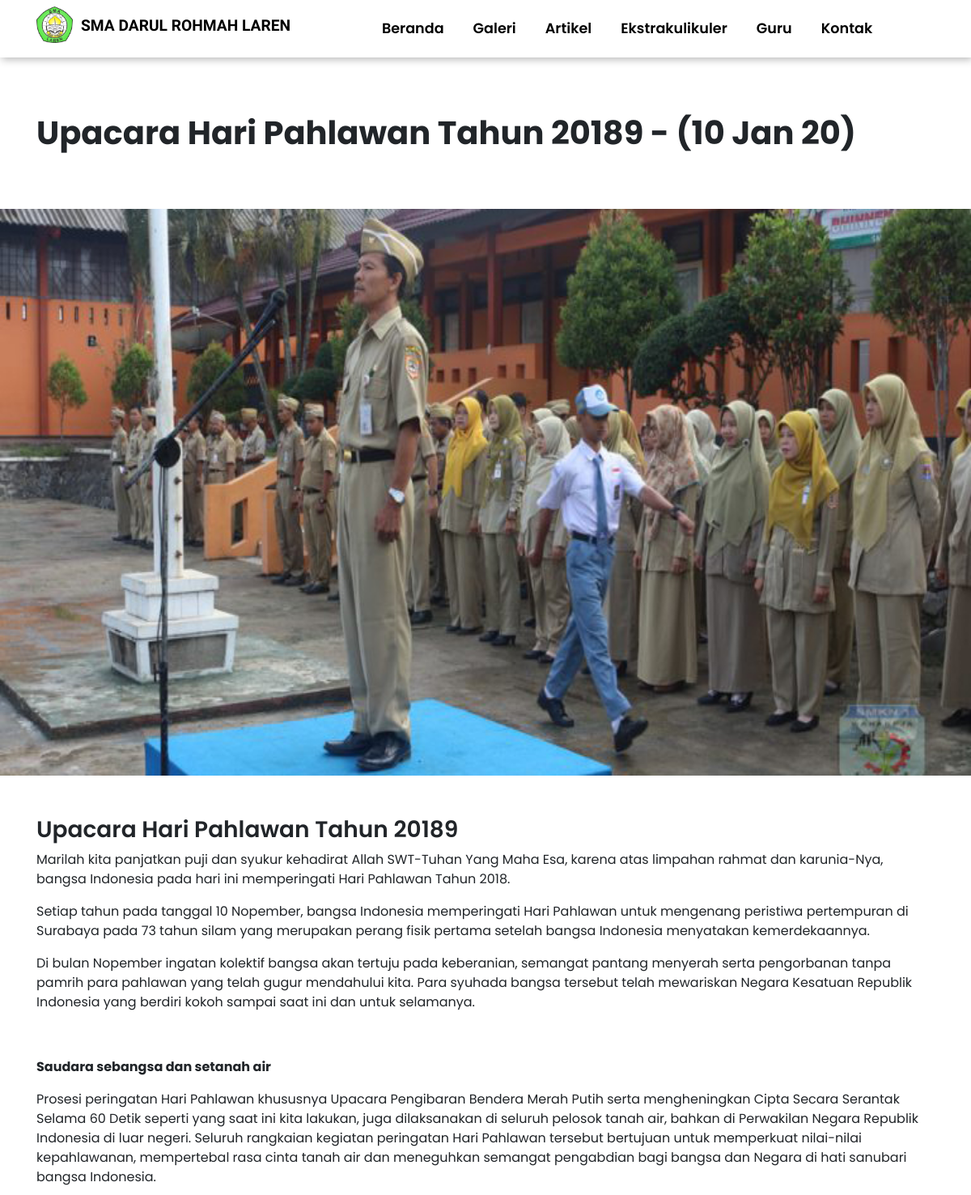
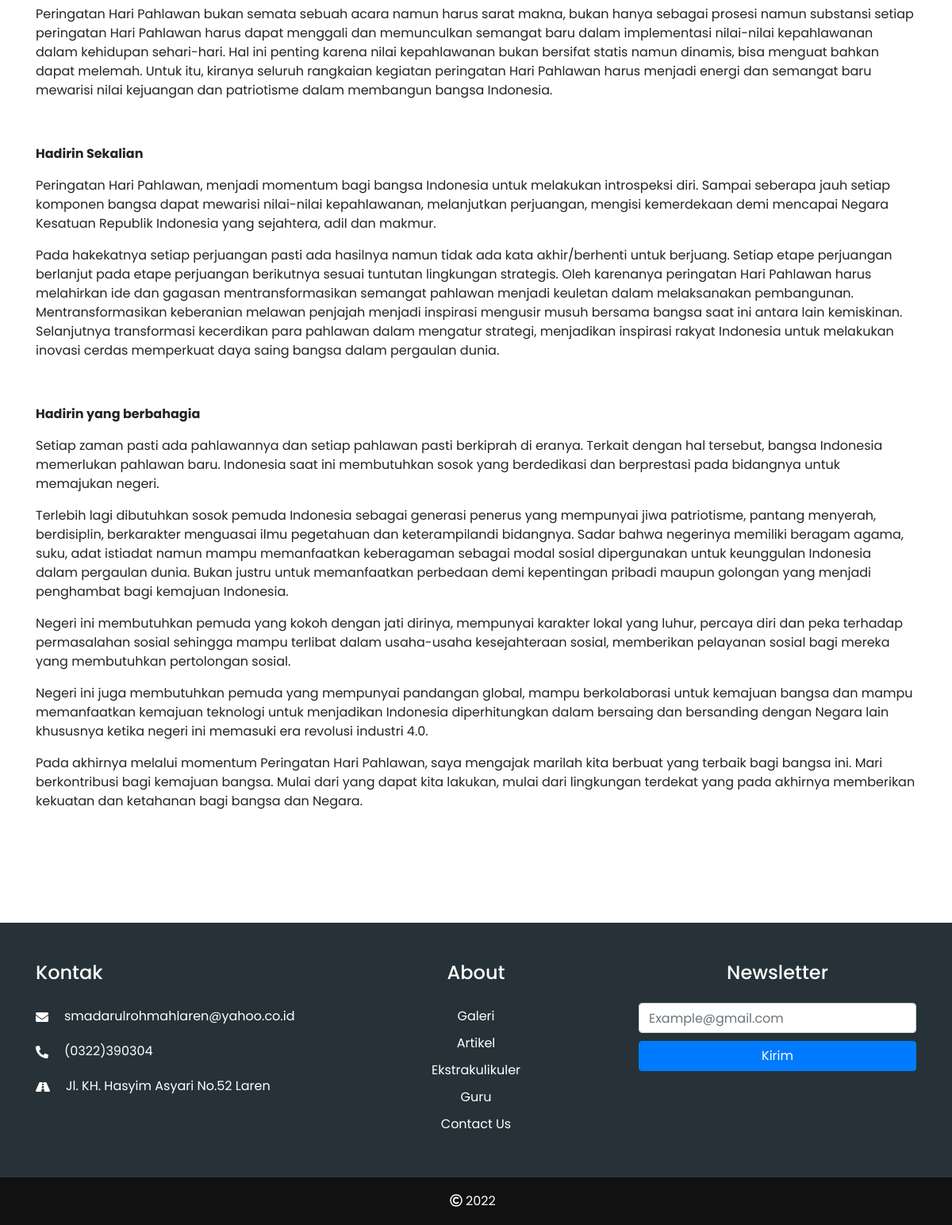
Page /detail_artikel.php?id=12 on the committed database (2 pictures, top to bottom).
### tables this page shows
CREATE TABLE `tbl_artikel` (
  `id` int(11) NOT NULL,
  `judul` varchar(255) DEFAULT NULL,
  `isi` text DEFAULT NULL,
  `tanggal` date DEFAULT NULL,
  `foto` varchar(100) DEFAULT NULL,
  `id_kategori` int(11) DEFAULT NULL
);

### detail_artikel.php (the view, shortened to what this page needs)
<?php
require_once 'koneksi.php';
$id = $_GET['id'];
$query = mysqli_query($koneksi, "SELECT * FROM tbl_artikel WHERE id = $id");
$artikel = mysqli_fetch_assoc($query);
?>
<!DOCTYPE html>
<html lang="en">
<head>
	<link rel="stylesheet" href="css/style.css">
	<link rel="stylesheet" href="https://cdnjs.cloudflare.com/ajax/libs/font-awesome/5.15.3/css/all.min.css" />
	<link rel="stylesheet" href="https://cdn.jsdelivr.net/npm/bootstrap@4.6.0/dist/css/bootstrap.min.css">
	<link rel="stylesheet" href="https://cdnjs.cloudflare.com/ajax/libs/lightslider/1.1.6/css/lightslider.css" />
</head>
<body>
	<?php require_once 'navbar.php'; ?>
	<div class="container detailArtikel">
		<h2><?= $artikel['judul'] ?> - (<?= date('d M y', strtotime($artikel['tanggal'])) ?>)</h2>
	</div>
	<img src="images/artikel/<?= $artikel['foto'] ?>" alt="Foto Artikel" class="imgArtikel">
	<div class="container mainDetailArtikel">
		<div class="row">
			<div class="col-md-12">
				<h3><?= $artikel['judul'] ?></h3>
				<?= $artikel['isi'] ?>
			</div>
		</div>
	</div>
	<div class="footer">
		<div class="container">
			<div class="row">
				<div class="col-md-4">
					<h4 class="my-4 text-white text-centzer">Kontak</h4>
					<div class="footerContactUs">
						<div class="perFooterContactUs">
							<i class="fas text-white fa-envelope"></i>
							<p class="text-white">smadarulrohmahlaren@yahoo.co.id</p>
						</div>
						<div class="perFooterContactUs">
							<i class="fas text-white fa-phone-alt"></i>
							<p class="text-white">(0322)390304</p>
						</div>
						<div class="perFooterContactUs">
							<i class="fas text-white fa-road"></i>
							<p class="text-white">Jl. KH. Hasyim Asyari No.52 Laren</p>
						</div>
					</div>
				</div>
				<div class="col-md-4">
					<h4 class="my-4 text-center text-white">About</h4>
					<div class="footerAbout">
						<a href="galeri.php" class="text-white">Galeri</a>
						<a href="artikel.php" class="text-white">Artikel</a>
						<a href="ekskul.php" class="text-white">Ekstrakulikuler</a>
						<a href="guru.php" class="text-white">Guru</a>
						<a href="kontak.php" class="text-white">Contact Us</a>
					</div>
				</div>
				<div class="col-md-4 text-center">
					<h4 class="my-4 text-white">Newsletter</h4>
					<form>
						<div class="form-group">
							<input class="form-control" type="search" placeholder="Example@gmail.com" aria-label="Search" />
							<button class="btn btn-primary btn-newsletter" type="submit">Kirim</button>
						</div>
					</form>
				</div>
			</div>
		</div>
	</div>
	<div class="footerCopyright text-white">
		<p><i class="far fa-copyright"></i> 2022 &nbsp; </p>
	</div>
</body>
</html>

### css/style.css (style rules this page uses)
*, *::before, *::after { font-family: 'Poppins', sans-serif; -webkit-box-sizing: border-box; box-sizing: border-box; }
body { position: relative; }
.footer { background-color: #263238; padding-top: 25px; padding-bottom: 50px; margin-top: 125px; }
.footerContactUs { display: -webkit-box; display: -ms-flexbox; display: flex; -webkit-box-orient: vertical; -webkit-box-direction: normal; -ms-flex-direction: column; flex-direction: column; }
.footerContactUs .perFooterContactUs { display: -webkit-box; display: -ms-flexbox; display: flex; margin: 10px 0; }
.footerContactUs .perFooterContactUs p { margin: 0 0 0 20px; -webkit-transform: translateY(-5px); transform: translateY(-5px); }
.footerAbout { display: -webkit-box; display: -ms-flexbox; display: flex; -webkit-box-orient: vertical; -webkit-box-direction: normal; -ms-flex-direction: column; flex-direction: column; text-align: center; }
.footerAbout a { margin: 5px 0; }
.btn-newsletter { width: 100%; margin-top: 10px; }
.footerCopyright { width: 100%; height: 60px; background-color: #111111; display: -webkit-box; display: -ms-flexbox; display: flex; -webkit-box-align: center; -ms-flex-align: center; align-items: center; -webkit-box-pack: center; -ms-flex-pack: center; justify-content: center; }
.footerCopyright p { margin: 0; }
.detailArtikel { margin: 140px 0 70px 0; }
.detailArtikel h2 { font-weight: 700; margin: 0; font-size: 2.5rem; }
.imgArtikel { width: 100%; height: 700px; margin-bottom: 50px; }
.mainDetailArtikel .row .col-md-12 h1, .mainDetailArtikel .row .col-md-12 h2, .mainDetailArtikel .row .col-md-12 h3, .mainDetailArtikel .row .col-md-12 h4, .mainDetailArtikel .row .col-md-12 h5, .mainDetailArtikel .row .col-md-12 h6 { font-weight: 600; }

### rows in the picture
tbl_artikel: judul "Upacara Hari Pahlawan Tahun 20189", tanggal "10 Jan 20", foto (picture), isi "Marilah kita panjatkan puji dan syukur kehadirat Allah SWT-Tuhan Yang Maha Esa, karena atas limpahan rahmat dan karunia-Nya, bangsa Indonesia pada hari ini memperingati Hari Pahlawan Tahun 2018. Setiap tahun pada tanggal 10 Nopember, bangsa Indonesia memperingati Hari Pahlawan untuk mengenang peristiwa pertempuran di Surabaya pada 73 tahun silam yang merupakan perang fisik pertama setelah bangsa Indonesia menyatakan kemerdekaannya. Di bulan Nopember ingatan kolektif bangsa akan tertuju pada keberanian, semangat pantang menyerah serta pengorbanan tanpa pamrih para pahlawan yang telah gugur mendahului kita. Para syuhada bangsa tersebut telah mewariskan Negara Kesatuan Republik Indonesia yang…"
